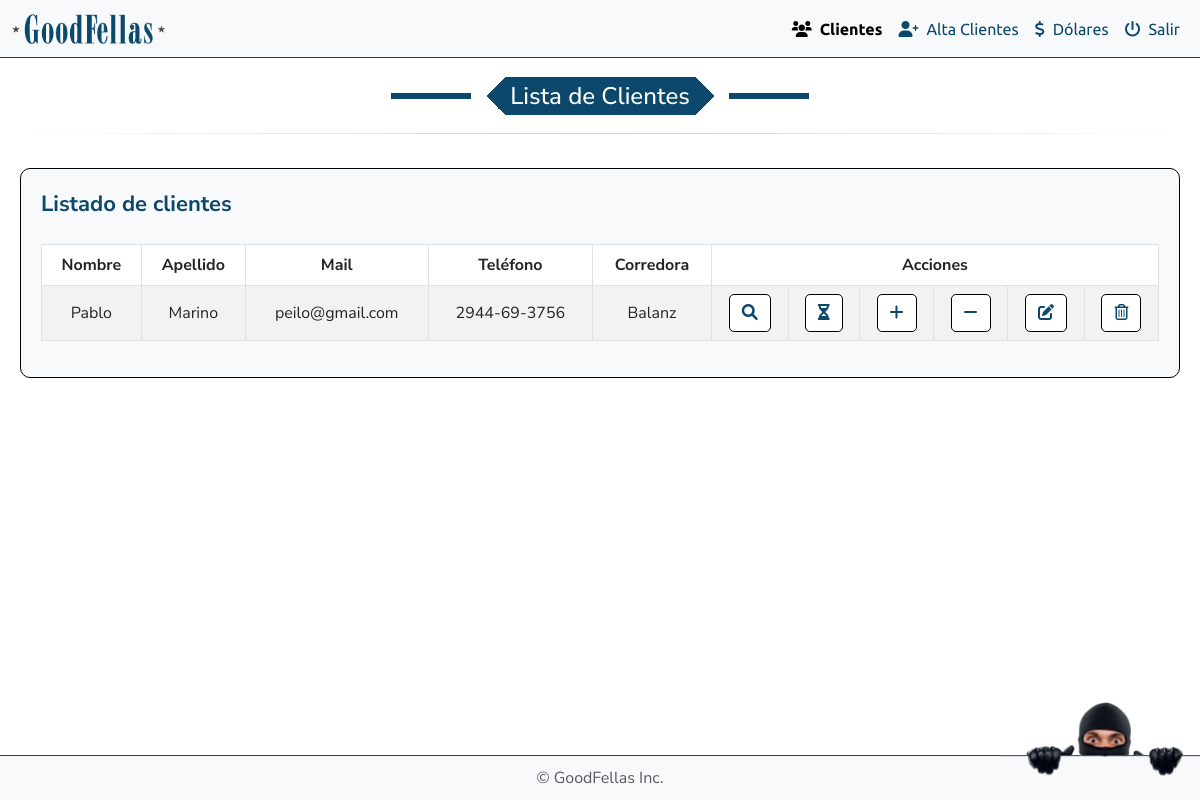
Page /backend/lista_clientes.php on the committed database.
### tables this page shows
CREATE TABLE `clientes` (
  `email` varchar(100) NOT NULL,
  `password` varchar(255) NOT NULL,
  `nombre` varchar(50) NOT NULL,
  `apellido` varchar(50) NOT NULL,
  `telefono` varchar(20) DEFAULT NULL,
  `corredora` varchar(100) DEFAULT NULL,
  `url` varchar(255) DEFAULT NULL,
  `cliente_id` int(11) NOT NULL
);

### public_html/backend/lista_clientes.php (the view, shortened to what this page needs)
<?php
require_once '../../config/config.php';
$sql = "SELECT cliente_id, nombre, apellido, email, telefono, corredora FROM clientes";
$result = $conn->query($sql);
?>
<!DOCTYPE html>
<html lang="es">
<head>
    <link rel="stylesheet" href="https://cdn.jsdelivr.net/npm/bootstrap@5.3.0-alpha3/dist/css/bootstrap.min.css">
    <link rel="stylesheet" href="https://cdnjs.cloudflare.com/ajax/libs/bootstrap-icons/1.10.3/font/bootstrap-icons.min.css">
    <link rel="stylesheet" href="https://cdnjs.cloudflare.com/ajax/libs/font-awesome/6.0.0-beta3/css/all.min.css">
    <link rel="stylesheet" href="../css/style.css">
</head>
<body>
    <nav class="navbar navbar-expand-lg navbar-light bg-light fixed-top">
        <div class="container-fluid">
            <a class="navbar-brand" href="#">
                <img src="../img/logo.png" alt="Logo" title="GoodFellas" />
            </a>
            <div class="collapse navbar-collapse" id="navbarNavDropdown">
                <ul class="navbar-nav ms-auto">
                    <li class="nav-item">
                        <a class="nav-link active" href="lista_clientes.php"><i class="fa-solid fa-users me-2"></i>Clientes</a>
                    </li>
                    <li class="nav-item">
                        <a class="nav-link" href="alta_clientes.php"><i class="fa-solid fa-user-plus me-2"></i>Alta Clientes</a>
                    </li>
                    <li class="nav-item">
                        <a class="nav-link" href="dolares.php"><i class="fa-solid fa-dollar-sign me-2"></i>Dólares</a>
                    </li>
                    <li class="nav-item">
                        <a class="nav-link" href="../logout.php"><i class="fa-solid fa-power-off me-2"></i>Salir</a>
                    </li>
                </ul>
            </div>
        </div>
    </nav>
    <div class="row mx-2 mt-navbar">
        <div class="col-12 text-center">
            <h4 class="fancy">Lista de Clientes</h4>
        </div>
        <hr class="mod">
        <div class="col-12 text-center">
            <div class="container-fluid my-4 efectivo">
                <h5 class="me-2 cartera titulo-botones mb-4">Listado de clientes</h5>
                <div class="table-responsive">
                    <table id="clientes" class="table table-bordered table-striped">
                        <thead>
                            <tr>
                                <th>Nombre</th>
                                <th>Apellido</th>
                                <th>Mail</th>
                                <th>Teléfono</th>
                                <th>Corredora</th>
                                <th colspan="6" class="text-center">Acciones</th>
                            </tr>
                        </thead>
                        <tbody>
                            <?php while ($row = $result->fetch_assoc()): ?>
                                <tr>
                                    <td><?php echo htmlspecialchars($row['nombre']); ?></td>
                                    <td><?php echo htmlspecialchars($row['apellido']); ?></td>
                                    <td><?php echo htmlspecialchars($row['email']); ?></td>
                                    <td><?php echo htmlspecialchars($row['telefono']); ?></td>
                                    <td><?php echo htmlspecialchars($row['corredora']); ?></td>
                                    <td class="text-center">
                                        <a href="cliente.php?cliente_id=<?php echo $row['cliente_id']; ?>" class="btn btn-info btn-custom ver"
                                            data-bs-toggle="tooltip" data-bs-placement="top" title="Ver">
                                            <i class="fa-solid fa-magnifying-glass"></i>
                                        </a>
                                    </td>
                                    <td class="text-center">
                                        <a href="historial.php?cliente_id=<?php echo $row['cliente_id']; ?>" class="btn btn-info btn-custom ver"
                                            data-bs-toggle="tooltip" data-bs-placement="top" title="Historial">
                                            <i class="fa-solid fa-hourglass"></i>
                                        </a>
                                    </td>
                                    <td class="text-center">
                                        <a href="../funciones/ingresar_efectivo.php?cliente_id=<?php echo $row['cliente_id']; ?>" class="btn btn-info btn-custom ver"
                                            data-bs-toggle="tooltip" data-bs-placement="top" title="Ingresar Efectivo">
                                            <i class="fa-solid fa-plus"></i>
                                        </a>
                                    </td>
                                    <td class="text-center">
                                        <a href="../funciones/retirar_efectivo.php?cliente_id=<?php echo $row['cliente_id']; ?>" class="btn btn-info btn-custom eliminar"
                                            data-bs-toggle="tooltip" data-bs-placement="top" title="Retirar Efectivo">
                                            <i class="fa-solid fa-minus"></i>
                                        </a>
                                    </td>
                                    <td class="text-center">
                                        <a href="../funciones/editar_cliente.php?cliente_id=<?php echo $row['cliente_id']; ?>" class="btn btn-info btn-custom editar"
                                            data-bs-toggle="tooltip" data-bs-placement="top" title="Editar">
                                            <i class="fa-solid fa-pen-to-square"></i>
                                        </a>
                                    </td>
                                    <td class="text-center">
                                        <button class="btn btn-info btn-custom eliminar" data-cliente-id="<?php echo $row['cliente_id']; ?>" data-bs-toggle="tooltip" data-bs-placement="top" title="Eliminar">
                                            <i class="fa-regular fa-trash-can"></i>
                                        </button>
                                    </td>
                                </tr>
                            <?php endwhile; ?>
                        </tbody>
                    </table>
                </div>
            </div>
        </div>
    </div>
    <img id="fixed-image" src="../img/chorro.png" alt="Imagen Fija" />
    <footer class="footer bg-light">
        <div class="container">
            <span class="text-muted">© GoodFellas Inc.</span>
        </div>
    </footer>
</body>
</html>

### public_html/css/style.css (style rules this page uses)
body { font-family: "Nunito Sans", serif; }
body { display: flex; flex-direction: column; min-height: 100vh; }
.footer { background-color: #f8f9fa; text-align: center; padding: 10px 0; border-top: 1px solid #0B486B; position: fixed; width: 100%; bottom: 0; }
.nav-link { color: #0B486B; font-family: "Ubuntu", serif; }
.nav-link.active { color: #0B486B; font-weight: bold; }
.fancy { --b: 6px; --w: 80px; --g: 15px; --c: #0B486B; width: fit-content; font-family: "Nunito Sans", serif; padding: 0 1em; line-height: 1.6em; color: #fff; background: conic-gradient(from 45deg at left ,var(--c) 25%,#0000 0) 0, conic-gradient(from -135deg at right,var(--c) 25%,#0000 0) 100%; background-size: 51% 100%; background-repeat: no-repeat; border-image: linear-gradient( #0000 calc(50% - var(--b)/2), var(--c) 0 calc(50% + var(--b)/2), #0000 0) 1/0 var(--w)/calc(var(--w) + var(--g)); margin-inline: auto; }
hr.mod { border: 0; height: 1px; background-image: linear-gradient(to right, rgba(0, 0, 0, 0), rgba(0, 0, 0, 0.75), rgba(0, 0, 0, 0)); margin: 10px 0px 10px 0px; }
h5 { font-weight: 300; font-size: 22px; line-height: 1.4em; color: #404040; font-family: "Nunito Sans", serif; }
.btn-custom { border: 1px solid #000000; background-color: #fff; color: #0B486B; border-radius: 5px; }
.table-responsive { overflow-x: auto; }
@media (min-width: 768px) { .table-responsive { overflow-x: visible; } }
.efectivo { border: 1px solid black; border-radius: 10px; background-color: #f8f9fa; padding: 20px; align-items: center; justify-content: space-between; }
.titulo-botones { display: flex; flex-direction: column; align-items: flex-start; width: 100%; }
.cartera { color: #0B486B; font-weight: bold; }
thead { background-color: transparent !important; }
.table-bordered { border: none; }
.table-bordered th, .table-bordered td { border: 1px solid #dee2e6; }
.table td, .table th { vertical-align: middle; }
th.text-center { text-align: center; }
td.text-center { text-align: center; }
.navbar { border-bottom: 1px solid #0B486B; }
.navbar-brand { left: 1rem; }
.navbar-brand img { height: 30px; }
.mt-navbar { margin-top: 77px; }
#fixed-image { position: fixed; bottom: 22.81px; right: 0; z-index: 9999; width: 200px; }

### rows in the picture
clientes: nombre "Pablo", apellido "Marino", email "peilo@gmail.com", telefono "2944-69-3756", corredora "Balanz"
